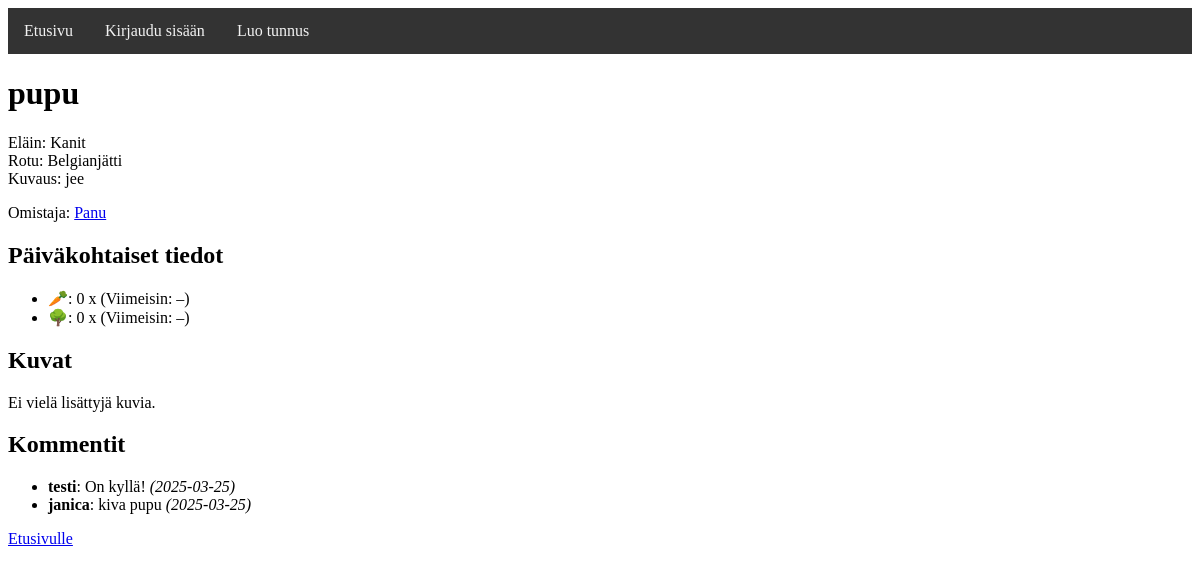
Screenshot of /pet/5 with the database file from the repository.
### tables this page shows
CREATE TABLE pets (
    id INTEGER PRIMARY KEY AUTOINCREMENT,
    animal_id INTEGER NOT NULL,
    breed_id INTEGER NOT NULL,
    pet_name TEXT NOT NULL,
    description TEXT, user_id INTEGER REFERENCES users(id),
    FOREIGN KEY (animal_id) REFERENCES animals(id),
    FOREIGN KEY (breed_id) REFERENCES breeds(id)
);

CREATE TABLE animals (
    id INTEGER PRIMARY KEY AUTOINCREMENT,
    name TEXT NOT NULL
);

CREATE TABLE breeds (
    id INTEGER PRIMARY KEY AUTOINCREMENT,
    animal_id INTEGER,
    breed_name TEXT NOT NULL,
    FOREIGN KEY (animal_id) REFERENCES animals(id)
);

CREATE TABLE users (
    id INTEGER PRIMARY KEY,
    username TEXT UNIQUE,
    password_hash TEXT
);

CREATE TABLE comments (
    id INTEGER PRIMARY KEY AUTOINCREMENT,
    pet_id INTEGER NOT NULL,
    user_id INTEGER NOT NULL,
    content TEXT NOT NULL,
    timestamp DATETIME DEFAULT CURRENT_TIMESTAMP,
    FOREIGN KEY (pet_id) REFERENCES pets(id),
    FOREIGN KEY (user_id) REFERENCES users(id)
);

### app.py (the view)
@app.route("/pet/<int:pet_id>")
def show_pet(pet_id):
    pet_info = pets.get_pet_by_id(pet_id)
    if not pet_info:
        abort(404)
    username = session.get("username")
    is_owner = False
    session_user_id = None
    if username:
        user_id_result = db.query("SELECT id FROM users WHERE username = ?", [username])
        if user_id_result:
            session_user_id = user_id_result[0][0]
            owner_check = db.query("SELECT id FROM pets WHERE id = ? AND user_id = ?", [pet_id, session_user_id])
            is_owner = bool(owner_check)
    sql_logs = """
        SELECT action_name, COUNT(*) AS cnt, MAX(timestamp) AS latest_time
        FROM pet_logs
        WHERE pet_id=? AND DATE(timestamp) = DATE('now')
        GROUP BY action_name
    """
    logs = db.query(sql_logs, [pet_id])
    daily_counts = {}
    for row in logs:
        daily_counts[row["action_name"]] = {
            "cnt": row["cnt"],
            "latest": row["latest_time"][11:16] if row["latest_time"] else "–"
        }
    animal_id = pet_info["animal_id"]
    actions_query = db.query("SELECT action_name FROM animal_actions WHERE animal_id = ?", [animal_id])
    allowed_actions = [row["action_name"] for row in actions_query]
    comments = pets.get_comments_for_pet(pet_id)
    images = pets.get_images_for_pet(pet_id)
    return render_template("pet.html",
                        pet=pet_info,
                        is_owner=is_owner,
                        session_user_id=session_user_id,
                        daily_counts=daily_counts,
                        allowed_actions=allowed_actions,
                        comments=comments,
                        images=images)

### app.py (called while the page is built)
@app.context_processor
def inject_user_id():
    user_id = None
    if "username" in session:
        result = db.query("SELECT id FROM users WHERE username = ?", [session["username"]])
        if result:
            user_id = result[0][0]
    return dict(session_user_id=user_id)

### db.py (called while the page is built)
def get_connection():
    con = sqlite3.connect("database.db")
    con.execute("PRAGMA foreign_keys = ON")
    con.row_factory = sqlite3.Row
    return con

def query(sql, params=[]):
    con = get_connection()
    result = con.execute(sql, params).fetchall()
    con.close()
    return result

def get_images_for_pet(pet_id):
    sql = "SELECT id, filename FROM images WHERE pet_id = ?"
    return query(sql, [pet_id])

### pets.py (called while the page is built)
def get_pet_by_id(pet_id):
    pet = db.query("""
        SELECT p.id, p.pet_name, p.description, p.animal_id,
               b.breed_name, a.name AS animal_name,
               p.user_id, u.username AS owner_username
        FROM pets p
        JOIN breeds b ON p.breed_id = b.id
        JOIN animals a ON p.animal_id = a.id
        JOIN users u ON p.user_id = u.id
        WHERE p.id=?
    """, [pet_id])
    return pet[0] if pet else None

def get_comments_for_pet(pet_id):
    sql = """
        SELECT c.id, c.user_id, c.content, c.timestamp, u.username
        FROM comments c
        JOIN users u ON c.user_id = u.id
        WHERE c.pet_id = ?
        ORDER BY c.timestamp DESC
    """
    return db.query(sql, [pet_id])

def get_images_for_pet(pet_id):
    return db.get_images_for_pet(pet_id)

### templates/pet.html (shortened to what this page needs)
{% extends "base.html" %}
{% block content %}
<h1>{{ pet.pet_name }}</h1>
<p>Eläin: {{ pet.animal_name }}<br>
Rotu: {{ pet.breed_name }}<br>
Kuvaus: {{ pet.description }}</p>
<p>Omistaja: <a href="/user/{{ pet.user_id }}">{{ pet.owner_username }}</a></p>
<h2>Päiväkohtaiset tiedot</h2>
<ul>
  {% if "ruokailu" in allowed_actions %}
    <li>🥕: {{ daily_counts["ruokailu"]["cnt"] if "ruokailu" in daily_counts else 0 }} x
        (Viimeisin: {{ daily_counts["ruokailu"]["latest"] if "ruokailu" in daily_counts else "–" }})</li>
  {% endif %}
  {% if "ulkoilu" in allowed_actions %}
    <li>🌳: {{ daily_counts["ulkoilu"]["cnt"] if "ulkoilu" in daily_counts else 0 }} x
        (Viimeisin: {{ daily_counts["ulkoilu"]["latest"] if "ulkoilu" in daily_counts else "–" }})</li>
  {% endif %}
</ul>
<h2>Kuvat</h2>
{% if images %}
  {% for image in images %}
    <div style="margin: 10px 0;">
      <img src="{{ url_for('static', filename='uploads/' ~ image.filename) }}" alt="Kuva" width="300">
      {% if is_owner %}
        <form action="/pet/{{ pet.id }}/delete_image/{{ image.id }}" method="post" style="display:inline;">
          <button type="submit">Poista kuva</button>
        </form>
      {% endif %}
    </div>
  {% endfor %}
{% else %}
  <p>Ei vielä lisättyjä kuvia.</p>
{% endif %}
<h2>Kommentit</h2>
<ul>
  {% for comment in comments %}
    <li>
      <b>{{ comment.username }}</b>: {{ comment.content }}
      <i>({{ comment.timestamp[:10] }})</i>
    </li>
  {% endfor %}
</ul>
<p><a href="/">Etusivulle</a></p>
{% endblock %}

### rows the page displays
pets: pet_name "pupu", description "jee"
animals: animal_name "Kanit"
breeds: breed_name "Belgianjätti"
users: owner_username "Panu"
comments: username "testi", content "On kyllä!", timestamp "2025-03-25"
comments: username "janica", content "kiva pupu", timestamp "2025-03-25"

### other values shown
{{ daily_counts["ruokailu"]["cnt"] if "ruokailu" in daily_counts else 0 }} "0"
{{ daily_counts["ulkoilu"]["cnt"] if "ulkoilu" in daily_counts else 0 }} "0"
